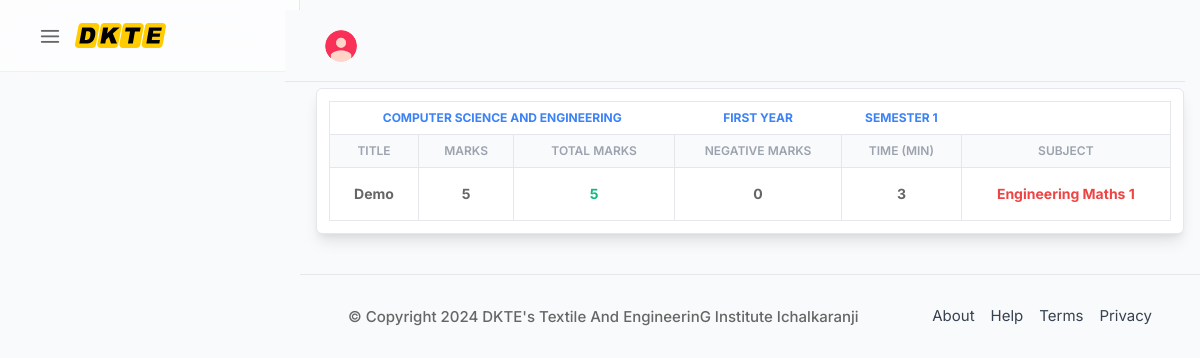
Page /institute-section/edittest.php?test_id=T61e93eb43c25d (signed in) on the committed database.
### tables this page shows
CREATE TABLE `departments` (
  `id` int(10) NOT NULL,
  `dept_id` varchar(250) NOT NULL,
  `dept_name` varchar(250) NOT NULL
);

CREATE TABLE `class_years` (
  `id` int(10) NOT NULL,
  `year_id` varchar(250) NOT NULL,
  `year_name` varchar(250) NOT NULL
);

CREATE TABLE `semesters` (
  `id` int(10) NOT NULL,
  `sem_id` varchar(100) NOT NULL,
  `sem_name` varchar(250) NOT NULL
);

CREATE TABLE `testdetails` (
  `id` int(10) NOT NULL,
  `eid` varchar(100) NOT NULL,
  `dept_id` varchar(100) NOT NULL,
  `year_id` varchar(100) NOT NULL,
  `sem_id` varchar(100) NOT NULL,
  `subject_id` varchar(100) NOT NULL,
  `title` varchar(500) NOT NULL,
  `correct` varchar(100) NOT NULL,
  `wrong` varchar(100) NOT NULL,
  `total` varchar(100) NOT NULL,
  `time` varchar(100) NOT NULL,
  `date` varchar(250) NOT NULL,
  `status` varchar(50) NOT NULL,
  `subjective` varchar(4) NOT NULL,
  `submark` varchar(4) NOT NULL,
  `grp_id` varchar(100) NOT NULL
);

CREATE TABLE `subjects` (
  `id` int(10) NOT NULL,
  `subject_id` varchar(100) NOT NULL,
  `dept_id` varchar(100) NOT NULL,
  `year_id` varchar(100) NOT NULL,
  `sem_id` varchar(100) NOT NULL,
  `subject_name` varchar(250) NOT NULL
);

### institute-section/edittest.php (the view, shortened to what this page needs)
<?php
include("connection.php");
$tid = $_GET['test_id'];
$query = "SELECT * FROM testdetails WHERE eid='$tid'";
$results = $db->query($query);
$rows = $results->fetch_array();
$n = $rows['total'];
$dept = $rows['dept_id'];
$year = $rows['year_id'];
$sem = $rows['sem_id'];
$subject = $rows['subject_id'];
$title = $rows['title'];
$correct = $rows['correct'];
$wrong = $rows['wrong'];
$time = $rows['time'];
$sqld = "SELECT dept_name FROM departments WHERE dept_id = '$dept' ";
$sql_rund = $db->query($sqld);
$rowsd = $sql_rund->fetch_assoc();
$dn = $rowsd['dept_name'];
$sqly = "SELECT year_name FROM class_years WHERE  year_id = '$year' ";
$sql_runy = $db->query($sqly);
$rowsy = $sql_runy->fetch_assoc();
$yn = $rowsy['year_name'];
$sqls = "SELECT sem_name FROM semesters WHERE sem_id = '$sem' ";
$sql_runs = $db->query($sqls);
$rowss = $sql_runs->fetch_assoc();
$sn = $rowss['sem_name'];
$sqlsub = "SELECT subject_name FROM subjects WHERE subject_id = '$subject'";
$sql_run = $db->query($sqlsub);
$rows = $sql_run->fetch_assoc();
$subname = $rows['subject_name'];
?>
<!DOCTYPE html>
<html lang="en">
<head>
    <?php include("css.php"); ?>
</head>
<body>
    <div id="wrapper" class="is-verticle">
        <?php include("header.php"); ?>
        <div class="main_content">
            <div id="main_cont" class="">
                <div class="mx-4">
                    <div class="mt-4 w-full mx-auto bg-white shadow-lg rounded-md border border-gray-200">
                        <div class="p-3">
                            <div class="overflow-x-auto no-scrollbar">
                                <table class="table-auto w-full no-scrollbar border">
                                    <thead class="text-xs font-semibold uppercase text-gray-400 ">
                                        <tr>
                                            <th colspan="3" class="p-2 whitespace-nowrap ">
                                                <div class="text-center text-blue-500 font-bold"><?php echo $dn ?></div>
                                            </th>
                                            <th class="p-2 whitespace-nowrap ">
                                                <div class="text-center text-blue-500 font-bold"><?php echo $yn ?></div>
                                            </th>
                                            <th class="p-2 whitespace-nowrap ">
                                                <div class="text-center text-blue-500 font-bold"><?php echo $sn ?></div>
                                            </th>
                                        </tr>
                                        <tr class="bg-gray-50">
                                            <th class="p-2 whitespace-nowrap border">
                                                <div class="font-semibold text-center">Title</div>
                                            </th>
                                            <th class="p-2 whitespace-nowrap border">
                                                <div class="font-semibold text-center">Marks</div>
                                            </th>
                                            <th class="p-2 whitespace-nowrap border">
                                                <div class="font-semibold text-center">Total Marks</div>
                                            </th>
                                            <th class="p-2 whitespace-nowrap border">
                                                <div class="font-semibold text-center">negative marks </div>
                                            </th>
                                            <th class="p-2 whitespace-nowrap border">
                                                <div class="font-semibold text-center">Time (min) </div>
                                            </th>
                                            <th class="p-2 whitespace-nowrap border">
                                                <div class="font-semibold text-center">Subject</div>
                                            </th>
                                        </tr>
                                    </thead>
                                    <tbody class="text-sm divide-y divide-gray-100 border">
                                        <tr>
                                            <td class="p-2 whitespace-nowrap border py-4">
                                                <div class="text-center font-bold"><?php echo $title ?></div>
                                            </td>
                                            <td class="p-2 whitespace-nowrap border py-4">
                                                <div class="text-center font-bold"><?php echo $n ?></div>
                                            </td>
                                            <td class="p-2 whitespace-nowrap border">
                                                <div class="text-center text-green-500 font-bold"><?php echo $correct * $n ?></div>
                                            </td>
                                            <td class="p-2 whitespace-nowrap border">
                                                <div class="text-center font-bold"><?php echo $wrong ?></div>
                                            </td>
                                            <td class="p-2 whitespace-nowrap border">
                                                <div class="text-center font-bold"><?php echo $time ?></div>
                                            </td>
                                            <td class="p-2 whitespace-nowrap border">
                                                <div class="text-center font-bold text-red-500 "><?php echo $subname ?></div>
                                            </td>
                                        </tr>
                                    </tbody>
                                </table>
                            </div>
                        </div>
                    </div>
                </div>
            </div>
            <?php include("footer.php"); ?>
        </div>
    </div>
</body>
</html>

### rows in the picture
departments: dept_name "COMPUTER SCIENCE AND ENGINEERING"
class_years: year_name "FIRST YEAR"
semesters: sem_name "SEMESTER 1"
testdetails: title "Demo", total "5", $correct*$n "5", wrong "0", time "3"
subjects: subject_name "Engineering Maths 1"

### other values in the picture
$college "DKTE's Textile And EngineerinG Institute Ichalkaranji"
